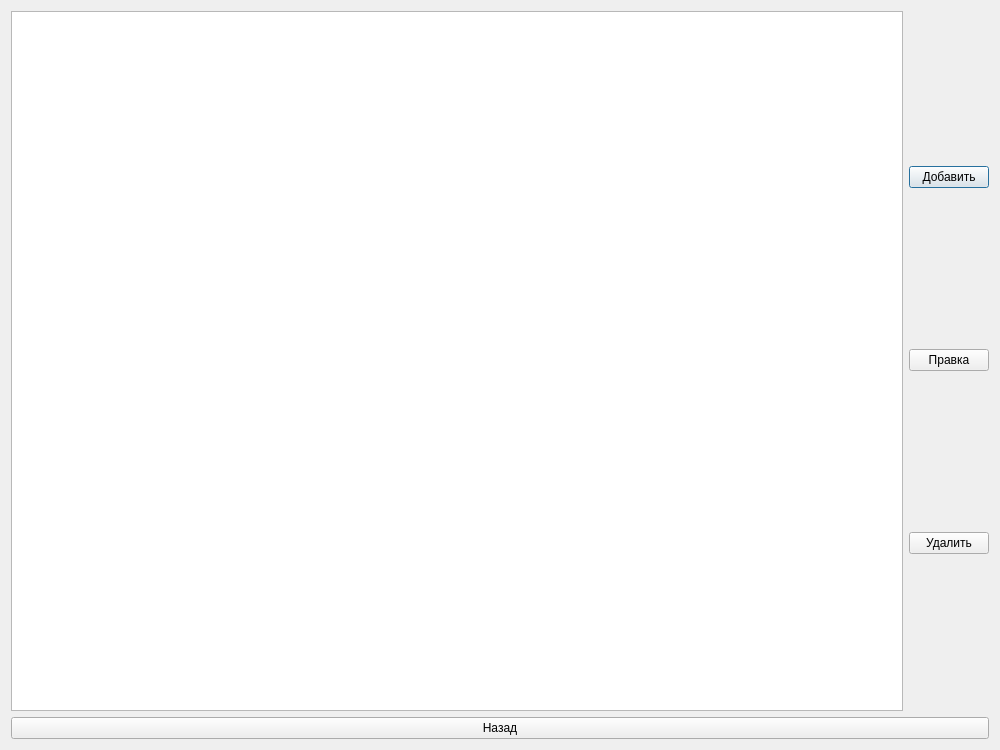
<?xml version="1.0" encoding="UTF-8"?>
<ui version="4.0">
 <class>Settings_verifier_gamma_ik</class>
 <widget class="QDialog" name="Settings_verifier_gamma_ik">
  <property name="geometry">
   <rect>
    <x>0</x>
    <y>0</y>
    <width>1000</width>
    <height>750</height>
   </rect>
  </property>
  <property name="windowTitle">
   <string>Dialog</string>
  </property>
  <layout class="QGridLayout" name="gridLayout">
   <item row="0" column="0">
    <layout class="QVBoxLayout" name="verticalLayout_2">
     <item>
      <layout class="QHBoxLayout" name="horizontalLayout">
       <item>
        <widget class="QListWidget" name="listWidget"/>
       </item>
       <item>
        <layout class="QVBoxLayout" name="verticalLayout">
         <item>
          <widget class="QPushButton" name="pushButton">
           <property name="text">
            <string>Добавить</string>
           </property>
          </widget>
         </item>
         <item>
          <widget class="QPushButton" name="pushButton_2">
           <property name="text">
            <string>Правка</string>
           </property>
          </widget>
         </item>
         <item>
          <widget class="QPushButton" name="pushButton_3">
           <property name="text">
            <string>Удалить</string>
           </property>
          </widget>
         </item>
        </layout>
       </item>
      </layout>
     </item>
     <item>
      <widget class="QPushButton" name="pushButton_4">
       <property name="text">
        <string>Назад</string>
       </property>
      </widget>
     </item>
    </layout>
   </item>
  </layout>
 </widget>
 <resources/>
 <connections/>
</ui>
